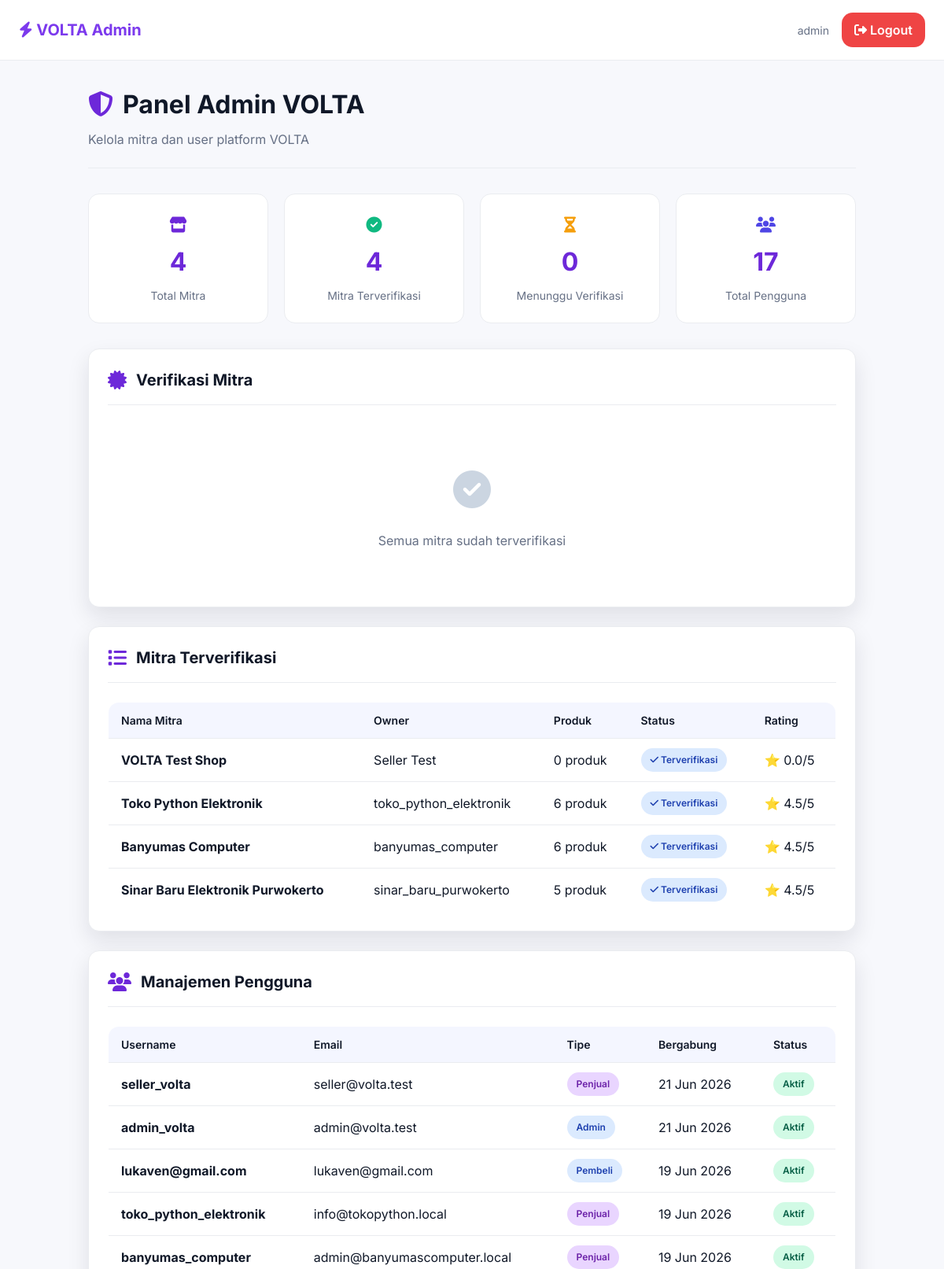
The page /brand-admin/ (signed in, upper part) on the database as committed earlier.
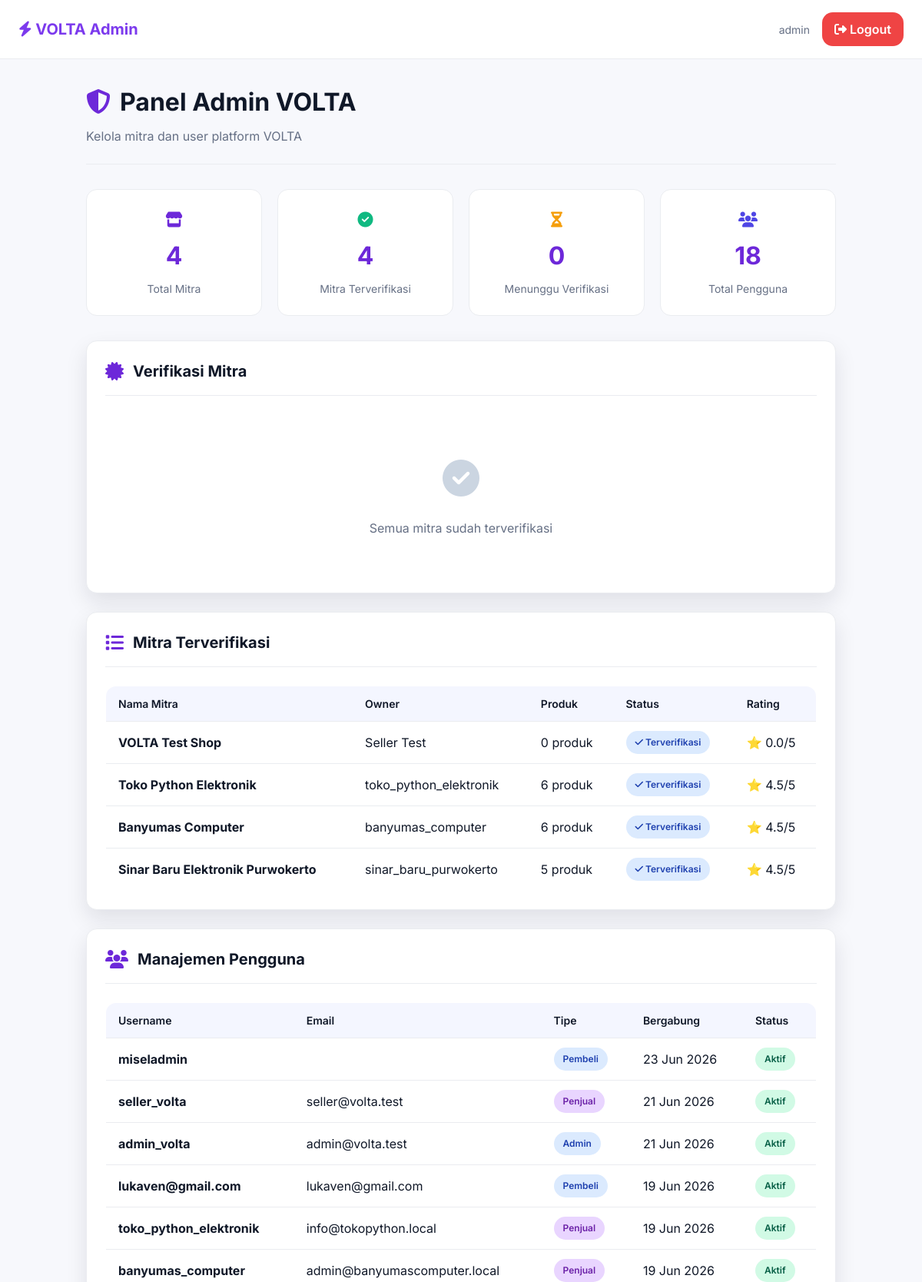
The same page on the database as committed later.
### master_products/models.py (models this page shows, shortened)
class Brand(models.Model):
    STATUS_CHOICES = (
        ('pending', 'Pending Approval'),
        ('approved', 'Approved'),
        ('rejected', 'Rejected'),
        ('suspended', 'Suspended'),
    )
    brand_id = models.AutoField(primary_key=True)
    user_id = models.OneToOneField(
        settings.AUTH_USER_MODEL,
        on_delete=models.CASCADE,
        related_name='brand_vendor',
        db_column='user_id',
        help_text="User/vendor yang memiliki brand ini"
    )
    brand_name = models.CharField(
        max_length=255,
        help_text="Nama brand/vendor"
    )
    logo = models.ImageField(
        upload_to='brands/logos/',
        blank=True,
        null=True,
        help_text="Logo brand (rekomendasi: PNG dengan background transparan)"
    )
    description = models.TextField(
        blank=True,
        null=True,
        help_text="Deskripsi detail tentang brand/vendor"
    )
    status = models.CharField(
        max_length=20,
        choices=STATUS_CHOICES,
        default='pending',
        help_text="Status persetujuan brand (pending, approved, rejected, suspended)"
    )
    approved_at = models.DateTimeField(
        blank=True,
        null=True,
        help_text="Tanggal brand disetujui oleh admin"
    )
    approved_by = models.ForeignKey(
        settings.AUTH_USER_MODEL,
        on_delete=models.SET_NULL,
        null=True,
        blank=True,
        related_name='approved_brands',
        db_column='approved_by',
        help_text="Admin yang menyetujui brand ini"
    )
    nib_or_ktp = models.CharField(
        max_length=50,
        unique=True,
        blank=True,
        null=True,
        db_column='nib_or_ktp',
        help_text="Nomor Induk Berusaha (NIB) atau Nomor KTP"
    )
    rating = models.FloatField(
        default=0.0,
        validators=[MinValueValidator(0.0), MaxValueValidator(5.0)],
        db_column='rating',
        help_text="Rating brand dari customer (0.0-5.0)"
    )
    created_at = models.DateTimeField(
        auto_now_add=True,
        help_text="Tanggal brand didaftar"
    )
    updated_at = models.DateTimeField(
        auto_now=True,
        help_text="Tanggal brand terakhir diperbarui"
    )
    class Meta:
        verbose_name = _('Brand')
        verbose_name_plural = _('Brands')
        db_table = 'brands'
        ordering = ['-created_at']
        indexes = [
            models.Index(fields=['status']),
            models.Index(fields=['user_id']),
            models.Index(fields=['created_at']),
        ]

### users/models.py (models this page shows, shortened)
class User(AbstractUser):
    ROLE_CHOICES = (
        ('admin', 'Administrator'),
        ('brand', 'Brand/Vendor'),
        ('customer', 'Customer'),
    )
    user_id = models.AutoField(primary_key=True)
    role = models.CharField(
        max_length=20,
        choices=ROLE_CHOICES,
        default='customer',
        help_text="Role pengguna dalam sistem (admin, brand, atau customer)"
    )
    full_name = models.CharField(
        max_length=255,
        blank=True,
        null=True,
        help_text="Nama lengkap pengguna"
    )
    phone = models.CharField(
        max_length=20,
        blank=True,
        null=True,
        unique=True,
        help_text="Nomor telepon kontak pengguna"
    )
    address_street = models.TextField(
        blank=True,
        null=True,
        help_text="Jalan dan nomor rumah"
    )
    address_city = models.CharField(
        max_length=100,
        blank=True,
        null=True,
        help_text="Kota/Kabupaten"
    )
    address_province = models.CharField(
        max_length=100,
        blank=True,
        null=True,
        help_text="Provinsi"
    )
    address_postal_code = models.CharField(
        max_length=100,
        blank=True,
        null=True,
        help_text="Kode pos"
    )
    is_active = models.BooleanField(
        default=True,
        help_text="Menunjukkan apakah user ini aktif atau tidak"
    )
    created_at = models.DateTimeField(
        auto_now_add=True,
        help_text="Tanggal dan waktu user dibuat"
    )
    updated_at = models.DateTimeField(
        auto_now=True,
        help_text="Tanggal dan waktu user terakhir diperbarui"
    )
    class Meta:
        verbose_name = _('User')
        verbose_name_plural = _('Users')
        db_table = 'users'
        ordering = ['-created_at']
        indexes = [
            models.Index(fields=['email']),
            models.Index(fields=['role']),
            models.Index(fields=['is_active']),
        ]

### master_products/views.py (the view)
# urls.py: path('brand-admin/', views.admin_panel_view, name='admin_panel'),
@login_required(login_url='master_products:login')
def admin_panel_view(request):
    if not request.user.is_superuser:
        messages.error(request, '❌ Akses Ditolak! Hanya superuser yang dapat mengakses.')
        return redirect('master_products:product_list')
    total_brands = Brand.objects.count()
    verified_brands = Brand.objects.filter(status='approved').count()
    pending_brands = Brand.objects.filter(status='pending').count()
    pending_verification_brands = Brand.objects.filter(status='pending').select_related('user_id')
    verified_brands_list = Brand.objects.filter(status='approved').select_related('user_id').prefetch_related('products')
    total_users = User.objects.count()
    all_users = User.objects.all().order_by('-date_joined')[:50]
    context = {
        'total_brands': total_brands,
        'verified_brands': verified_brands,
        'pending_brands': pending_brands,
        'pending_verification_brands': pending_verification_brands,
        'verified_brands_list': verified_brands_list,
        'total_users': total_users,
        'all_users': all_users,
    }
    return render(request, 'master_products/admin_panel.html', context)

### master_products/templates/master_products/admin_panel.html (shortened to what the changed rows need)
<!DOCTYPE html>
<html lang="id">
<head>
    <script src="https://cdn.tailwindcss.com"></script>
    <link rel="stylesheet" href="https://cdnjs.cloudflare.com/ajax/libs/font-awesome/6.4.0/css/all.min.css">
</head>
<body>
    <div class="container">
        <div class="page-header">
            <h1 class="page-title"><i class="fas fa-shield-alt" style="color: var(--primary); margin-right: 12px;"></i>Panel Admin VOLTA</h1>
        </div>
        <div class="stats-grid">
            <div class="stat-card">
                <div style="font-size: 20px; margin-bottom: 8px;"><i class="fas fa-users" style="color: var(--accent);"></i></div>
                <div class="stat-value">{{ total_users }}</div>
                <div class="stat-label">Total Pengguna</div>
            </div>
        </div>
        <div class="card">
            {% if verified_brands_list %}
                <table>
                    <thead>
                        <tr>
                            <th>Nama Mitra</th>
                            <th>Owner</th>
                            <th>Produk</th>
                            <th>Status</th>
                            <th>Rating</th>
                        </tr>
                    </thead>
                    <tbody>
                        {% for brand in verified_brands_list %}
                            <tr>
                                <td><strong>{{ brand.brand_name }}</strong></td>
                                <td>{{ brand.user_id.get_full_name|default:brand.user_id.username }}</td>
                                <td>{{ brand.products.count }} produk</td>
                                <td><span class="badge badge-verified"><i class="fas fa-check"></i> Terverifikasi</span></td>
                                <td>⭐ {{ brand.rating|floatformat:1 }}/5</td>
                            </tr>
                        {% endfor %}
                    </tbody>
                </table>
            {% else %}
                <div class="empty-state">
                    <div class="empty-icon"><i class="fas fa-store"></i></div>
                    <p>Tidak ada mitra terverifikasi</p>
                </div>
            {% endif %}
        </div>
        <div class="card">
            {% if all_users %}
                <table>
                    <thead>
                        <tr>
                            <th>Username</th>
                            <th>Email</th>
                            <th>Tipe</th>
                            <th>Bergabung</th>
                            <th>Status</th>
                        </tr>
                    </thead>
                    <tbody>
                        {% for user in all_users %}
                            <tr>
                                <td><strong>{{ user.username }}</strong></td>
                                <td>{{ user.email }}</td>
                                <td>
                                    {% if user.role == 'admin' %}
                                        <span class="badge badge-verified">Admin</span>
                                    {% elif user.role == 'brand' %}
                                        <span class="badge" style="background: #e9d5ff; color: #6b21a8;">Penjual</span>
                                    {% else %}
                                        <span class="badge" style="background: #dbeafe; color: #1e40af;">Pembeli</span>
                                    {% endif %}
                                </td>
                                <td>{{ user.date_joined|date:"d M Y" }}</td>
                                <td>
                                    {% if user.is_active %}
                                        <span class="badge badge-active">Aktif</span>
                                    {% else %}
                                        <span class="badge badge-pending">Nonaktif</span>
                                    {% endif %}
                                </td>
                            </tr>
                        {% endfor %}
                    </tbody>
                </table>
            {% else %}
                <div class="empty-state">
                    <div class="empty-icon"><i class="fas fa-users"></i></div>
                    <p>Tidak ada pengguna</p>
                </div>
            {% endif %}
        </div>
    </div>
</body>
</html>

Rows that differ between the two databases and show on the page:
added User: username "miseladmin", role "Pembeli", date_joined "23 Jun 2026", is_active "Aktif"
Other text that changed with them:
{{ total_users }}: "17" → "18"
